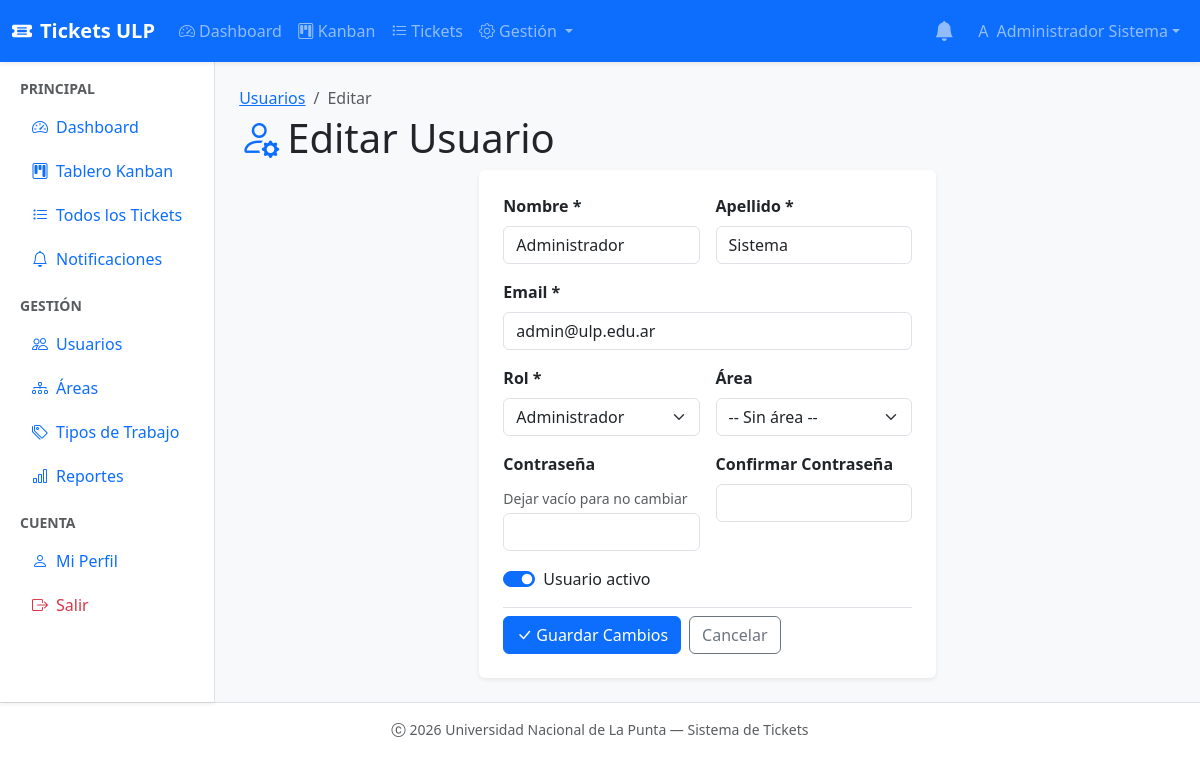
The app's page /dashboard/usuario-form.php?id=1 (signed in) with its own data.
### tables this page shows
CREATE TABLE `usuarios` (
  `id` INT(11) UNSIGNED NOT NULL AUTO_INCREMENT,
  `area_id` INT(11) UNSIGNED DEFAULT NULL,
  `nombre` VARCHAR(100) NOT NULL,
  `apellido` VARCHAR(100) NOT NULL,
  `email` VARCHAR(150) NOT NULL,
  `password` VARCHAR(255) NOT NULL,
  `rol` ENUM('admin','referente','usuario') NOT NULL DEFAULT 'usuario',
  `activo` TINYINT(1) NOT NULL DEFAULT 1,
  `ultimo_login` TIMESTAMP NULL DEFAULT NULL,
  `created_at` TIMESTAMP NOT NULL DEFAULT CURRENT_TIMESTAMP,
  `updated_at` TIMESTAMP NOT NULL DEFAULT CURRENT_TIMESTAMP ON UPDATE CURRENT_TIMESTAMP,
  PRIMARY KEY (`id`),
  UNIQUE KEY `uk_email` (`email`),
  KEY `fk_usuarios_area` (`area_id`),
  CONSTRAINT `fk_usuarios_area` FOREIGN KEY (`area_id`) REFERENCES `areas` (`id`) ON DELETE SET NULL
);

### dashboard/usuario-form.php (the view, shortened to what this page needs)
<?php
$pdo    = db();
$editId = isset($_GET['id']) ? (int)$_GET['id'] : 0;
$isEdit = $editId > 0;
$pageTitle = $isEdit ? 'Editar Usuario' : 'Nuevo Usuario';
$data      = [
    'nombre'   => '',
    'apellido' => '',
    'email'    => '',
    'rol'      => 'usuario',
    'area_id'  => '',
    'activo'   => 1,
];
if ($isEdit) {
    $stmt = $pdo->prepare("SELECT * FROM usuarios WHERE id=?");
    $stmt->execute([$editId]);
    $existing = $stmt->fetch();
    $data = array_merge($data, $existing);
}
include __DIR__ . '/../includes/header-dashboard.php';
?>
<div class="page-header">
    <nav aria-label="breadcrumb">
        <ol class="breadcrumb mb-1">
            <li class="breadcrumb-item"><a href="<?= APP_URL ?>/dashboard/usuarios.php">Usuarios</a></li>
            <li class="breadcrumb-item active"><?= $isEdit ? 'Editar' : 'Nuevo' ?></li>
        </ol>
    </nav>
    <h1><i class="bi bi-person<?= $isEdit ? '-gear' : '-plus' ?> me-2 text-primary"></i><?= $pageTitle ?></h1>
</div>
<div class="row justify-content-center">
    <div class="col-md-8 col-lg-6">
        <div class="card border-0 shadow-sm">
            <div class="card-body p-4">
                <form method="POST" class="needs-validation" novalidate>
                    <div class="row g-3 mb-3">
                        <div class="col-md-6">
                            <label class="form-label fw-semibold">Nombre *</label>
                            <input type="text" name="nombre" class="form-control" required maxlength="100"
                                value="<?= htmlspecialchars($data['nombre']) ?>">
                        </div>
                        <div class="col-md-6">
                            <label class="form-label fw-semibold">Apellido *</label>
                            <input type="text" name="apellido" class="form-control" required maxlength="100"
                                value="<?= htmlspecialchars($data['apellido']) ?>">
                        </div>
                    </div>
                    <div class="mb-3">
                        <label class="form-label fw-semibold">Email *</label>
                        <input type="email" name="email" class="form-control" required maxlength="150"
                            value="<?= htmlspecialchars($data['email']) ?>">
                    </div>
                    <div class="row g-3 mb-3">
                        <div class="col-md-6">
                            <label class="form-label fw-semibold">Rol *</label>
                            <select name="rol" class="form-select" required>
                                <option value="admin"     <?= $data['rol'] === 'admin'     ? 'selected' : '' ?>>Administrador</option>
                            </select>
                        </div>
                        <div class="col-md-6">
                            <label class="form-label fw-semibold">Área</label>
                            <select name="area_id" class="form-select">
                                <option value="">-- Sin área --</option>
                            </select>
                        </div>
                    </div>
                    <div class="row g-3 mb-3">
                        <div class="col-md-6">
                            <label class="form-label fw-semibold">Contraseña <?= $isEdit ? '' : '*' ?></label>
                            <?php if ($isEdit): ?>
                            <p class="form-text text-muted small mb-1">Dejar vacío para no cambiar</p>
                            <?php endif; ?>
                            <input type="password" name="password" class="form-control"
                                <?= !$isEdit ? 'required' : '' ?> minlength="8" autocomplete="new-password">
                        </div>
                        <div class="col-md-6">
                            <label class="form-label fw-semibold">Confirmar Contraseña</label>
                            <input type="password" name="password_confirm" class="form-control"
                                autocomplete="new-password">
                        </div>
                    </div>
                    <?php if ($isEdit): ?>
                    <div class="mb-3">
                        <div class="form-check form-switch">
                            <input type="checkbox" class="form-check-input" id="activo" name="activo" value="1"
                                <?= $data['activo'] ? 'checked' : '' ?>>
                            <label class="form-check-label" for="activo">Usuario activo</label>
                        </div>
                    </div>
                    <?php endif; ?>
                    <div class="d-flex gap-2 pt-2 border-top">
                        <button type="submit" class="btn btn-primary">
                            <i class="bi bi-check-lg me-1"></i><?= $isEdit ? 'Guardar Cambios' : 'Crear Usuario' ?>
                        </button>
                        <a href="<?= APP_URL ?>/dashboard/usuarios.php" class="btn btn-outline-secondary">Cancelar</a>
                    </div>
                </form>
            </div>
        </div>
    </div>
</div>
<?php include __DIR__ . '/../includes/footer-dashboard.php'; ?>

### records on screen
usuarios: nombre "Administrador", apellido "Sistema", email "admin@ulp.edu.ar", rol "Administrador", activo "☑"

### other values on screen
mb_strtoupper(mb_substr($user['nombre'] ?? 'U', 0, 1)) "A"
$userName "Administrador Sistema"
$pageTitle "Editar Usuario"
